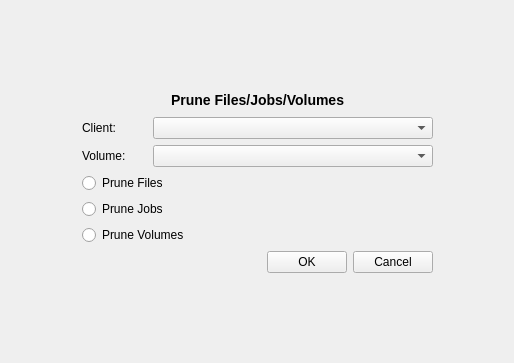
<ui version="4.0" >
 <class>pruneForm</class>
 <widget class="QWidget" name="pruneForm" >
  <property name="geometry" >
   <rect>
    <x>0</x>
    <y>0</y>
    <width>514</width>
    <height>363</height>
   </rect>
  </property>
  <property name="windowTitle" >
   <string>Form</string>
  </property>
  <layout class="QGridLayout" >
   <property name="margin" >
    <number>9</number>
   </property>
   <property name="spacing" >
    <number>6</number>
   </property>
   <item row="1" column="1" >
    <layout class="QGridLayout" >
     <property name="margin" >
      <number>0</number>
     </property>
     <property name="spacing" >
      <number>6</number>
     </property>
     <item row="3" column="0" colspan="2" >
      <layout class="QHBoxLayout" >
       <property name="margin" >
        <number>0</number>
       </property>
       <property name="spacing" >
        <number>6</number>
       </property>
       <item>
        <widget class="QRadioButton" name="filesRadioButton" >
         <property name="text" >
          <string>Prune Files</string>
         </property>
        </widget>
       </item>
       <item>
        <spacer>
         <property name="orientation" >
          <enum>Qt::Horizontal</enum>
         </property>
         <property name="sizeHint" >
          <size>
           <width>40</width>
           <height>20</height>
          </size>
         </property>
        </spacer>
       </item>
      </layout>
     </item>
     <item row="2" column="0" >
      <widget class="QLabel" name="label_8" >
       <property name="text" >
        <string>Volume:</string>
       </property>
       <property name="buddy" >
        <cstring>volumeCombo</cstring>
       </property>
      </widget>
     </item>
     <item row="2" column="1" >
      <widget class="QComboBox" name="volumeCombo" />
     </item>
     <item row="0" column="0" colspan="2" >
      <layout class="QHBoxLayout" >
       <property name="margin" >
        <number>0</number>
       </property>
       <property name="spacing" >
        <number>6</number>
       </property>
       <item>
        <spacer>
         <property name="orientation" >
          <enum>Qt::Horizontal</enum>
         </property>
         <property name="sizeHint" >
          <size>
           <width>71</width>
           <height>21</height>
          </size>
         </property>
        </spacer>
       </item>
       <item>
        <widget class="QLabel" name="run" >
         <property name="maximumSize" >
          <size>
           <width>16777215</width>
           <height>30</height>
          </size>
         </property>
         <property name="text" >
          <string>&lt;h3>Prune Files/Jobs/Volumes&lt;/h3></string>
         </property>
        </widget>
       </item>
       <item>
        <spacer>
         <property name="orientation" >
          <enum>Qt::Horizontal</enum>
         </property>
         <property name="sizeHint" >
          <size>
           <width>81</width>
           <height>20</height>
          </size>
         </property>
        </spacer>
       </item>
      </layout>
     </item>
     <item row="4" column="0" colspan="2" >
      <layout class="QHBoxLayout" >
       <property name="margin" >
        <number>0</number>
       </property>
       <property name="spacing" >
        <number>6</number>
       </property>
       <item>
        <widget class="QRadioButton" name="jobsRadioButton" >
         <property name="text" >
          <string>Prune Jobs</string>
         </property>
        </widget>
       </item>
       <item>
        <spacer>
         <property name="orientation" >
          <enum>Qt::Horizontal</enum>
         </property>
         <property name="sizeHint" >
          <size>
           <width>40</width>
           <height>20</height>
          </size>
         </property>
        </spacer>
       </item>
      </layout>
     </item>
     <item row="6" column="0" colspan="2" >
      <layout class="QHBoxLayout" >
       <property name="margin" >
        <number>0</number>
       </property>
       <property name="spacing" >
        <number>6</number>
       </property>
       <item>
        <spacer>
         <property name="orientation" >
          <enum>Qt::Horizontal</enum>
         </property>
         <property name="sizeHint" >
          <size>
           <width>40</width>
           <height>20</height>
          </size>
         </property>
        </spacer>
       </item>
       <item>
        <widget class="QPushButton" name="okButton" >
         <property name="text" >
          <string>OK</string>
         </property>
        </widget>
       </item>
       <item>
        <widget class="QPushButton" name="cancelButton" >
         <property name="text" >
          <string>Cancel</string>
         </property>
        </widget>
       </item>
      </layout>
     </item>
     <item row="1" column="1" >
      <widget class="QComboBox" name="clientCombo" />
     </item>
     <item row="1" column="0" >
      <widget class="QLabel" name="label_6" >
       <property name="maximumSize" >
        <size>
         <width>65</width>
         <height>16777215</height>
        </size>
       </property>
       <property name="text" >
        <string>Client:</string>
       </property>
       <property name="buddy" >
        <cstring>clientCombo</cstring>
       </property>
      </widget>
     </item>
     <item row="5" column="0" colspan="2" >
      <layout class="QHBoxLayout" >
       <property name="margin" >
        <number>0</number>
       </property>
       <property name="spacing" >
        <number>6</number>
       </property>
       <item>
        <widget class="QRadioButton" name="volumesRadioButton" >
         <property name="text" >
          <string>Prune Volumes</string>
         </property>
        </widget>
       </item>
       <item>
        <spacer>
         <property name="orientation" >
          <enum>Qt::Horizontal</enum>
         </property>
         <property name="sizeHint" >
          <size>
           <width>40</width>
           <height>20</height>
          </size>
         </property>
        </spacer>
       </item>
      </layout>
     </item>
    </layout>
   </item>
   <item row="2" column="1" >
    <spacer>
     <property name="orientation" >
      <enum>Qt::Vertical</enum>
     </property>
     <property name="sizeType" >
      <enum>QSizePolicy::Expanding</enum>
     </property>
     <property name="sizeHint" >
      <size>
       <width>351</width>
       <height>16</height>
      </size>
     </property>
    </spacer>
   </item>
   <item row="0" column="1" >
    <spacer>
     <property name="orientation" >
      <enum>Qt::Vertical</enum>
     </property>
     <property name="sizeType" >
      <enum>QSizePolicy::Expanding</enum>
     </property>
     <property name="sizeHint" >
      <size>
       <width>351</width>
       <height>16</height>
      </size>
     </property>
    </spacer>
   </item>
   <item row="1" column="2" >
    <spacer>
     <property name="orientation" >
      <enum>Qt::Horizontal</enum>
     </property>
     <property name="sizeHint" >
      <size>
       <width>40</width>
       <height>20</height>
      </size>
     </property>
    </spacer>
   </item>
   <item row="1" column="0" >
    <spacer>
     <property name="orientation" >
      <enum>Qt::Horizontal</enum>
     </property>
     <property name="sizeHint" >
      <size>
       <width>40</width>
       <height>20</height>
      </size>
     </property>
    </spacer>
   </item>
  </layout>
 </widget>
 <resources/>
 <connections/>
</ui>
